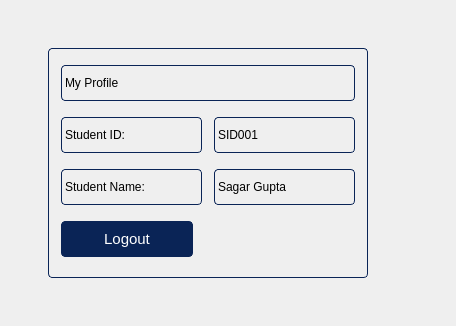
         <widget class="QWidget" name="accountWidget">
          <layout class="QHBoxLayout" name="accountWidgetHL">
           <property name="spacing">
            <number>12</number>
           </property>
           <property name="leftMargin">
            <number>48</number>
           </property>
           <property name="topMargin">
            <number>48</number>
           </property>
           <property name="rightMargin">
            <number>48</number>
           </property>
           <property name="bottomMargin">
            <number>48</number>
           </property>
           <item>
            <widget class="QFrame" name="profileFrame">
             <property name="sizePolicy">
              <sizepolicy hsizetype="Fixed" vsizetype="Fixed">
               <horstretch>0</horstretch>
               <verstretch>0</verstretch>
              </sizepolicy>
             </property>
             <property name="minimumSize">
              <size>
               <width>320</width>
               <height>230</height>
              </size>
             </property>
             <property name="maximumSize">
              <size>
               <width>320</width>
               <height>230</height>
              </size>
             </property>
             <property name="styleSheet">
              <string notr="true">QFrame{
border: 1px solid rgb(10, 36, 86);
border-radius: 4px;
}</string>
             </property>
             <property name="frameShape">
              <enum>QFrame::Shape::StyledPanel</enum>
             </property>
             <property name="frameShadow">
              <enum>QFrame::Shadow::Raised</enum>
             </property>
             <layout class="QVBoxLayout" name="profileFrameVL">
              <property name="spacing">
               <number>12</number>
              </property>
              <property name="leftMargin">
               <number>12</number>
              </property>
              <property name="topMargin">
               <number>12</number>
              </property>
              <property name="rightMargin">
               <number>12</number>
              </property>
              <property name="bottomMargin">
               <number>12</number>
              </property>
              <item>
               <widget class="QLabel" name="myProfileLabel">
                <property name="sizePolicy">
                 <sizepolicy hsizetype="Preferred" vsizetype="Fixed">
                  <horstretch>0</horstretch>
                  <verstretch>0</verstretch>
                 </sizepolicy>
                </property>
                <property name="minimumSize">
                 <size>
                  <width>0</width>
                  <height>36</height>
                 </size>
                </property>
                <property name="maximumSize">
                 <size>
                  <width>16777215</width>
                  <height>36</height>
                 </size>
                </property>
                <property name="text">
                 <string>My Profile</string>
                </property>
               </widget>
              </item>
              <item>
               <layout class="QHBoxLayout" name="studentIdHL">
                <item>
                 <widget class="QLabel" name="studentIdLabel">
                  <property name="sizePolicy">
                   <sizepolicy hsizetype="Preferred" vsizetype="Fixed">
                    <horstretch>0</horstretch>
                    <verstretch>0</verstretch>
                   </sizepolicy>
                  </property>
                  <property name="minimumSize">
                   <size>
                    <width>0</width>
                    <height>36</height>
                   </size>
                  </property>
                  <property name="maximumSize">
                   <size>
                    <width>16777215</width>
                    <height>36</height>
                   </size>
                  </property>
                  <property name="text">
                   <string>Student ID:</string>
                  </property>
                 </widget>
                </item>
                <item>
                 <widget class="QLabel" name="studentIdValue">
                  <property name="sizePolicy">
                   <sizepolicy hsizetype="Preferred" vsizetype="Fixed">
                    <horstretch>0</horstretch>
                    <verstretch>0</verstretch>
                   </sizepolicy>
                  </property>
                  <property name="minimumSize">
                   <size>
                    <width>0</width>
                    <height>36</height>
                   </size>
                  </property>
                  <property name="maximumSize">
                   <size>
                    <width>16777215</width>
                    <height>36</height>
                   </size>
                  </property>
                  <property name="text">
                   <string>SID001</string>
                  </property>
                 </widget>
                </item>
               </layout>
              </item>
              <item>
               <layout class="QHBoxLayout" name="studentNameHL">
                <item>
                 <widget class="QLabel" name="studentNameLabel">
                  <property name="sizePolicy">
                   <sizepolicy hsizetype="Preferred" vsizetype="Fixed">
                    <horstretch>0</horstretch>
                    <verstretch>0</verstretch>
                   </sizepolicy>
                  </property>
                  <property name="minimumSize">
                   <size>
                    <width>0</width>
                    <height>36</height>
                   </size>
                  </property>
                  <property name="maximumSize">
                   <size>
                    <width>16777215</width>
                    <height>36</height>
                   </size>
                  </property>
                  <property name="text">
                   <string>Student Name:</string>
                  </property>
                 </widget>
                </item>
                <item>
                 <widget class="QLabel" name="studentNameValue">
                  <property name="sizePolicy">
                   <sizepolicy hsizetype="Preferred" vsizetype="Fixed">
                    <horstretch>0</horstretch>
                    <verstretch>0</verstretch>
                   </sizepolicy>
                  </property>
                  <property name="minimumSize">
                   <size>
                    <width>0</width>
                    <height>36</height>
                   </size>
                  </property>
                  <property name="maximumSize">
                   <size>
                    <width>16777215</width>
                    <height>36</height>
                   </size>
                  </property>
                  <property name="text">
                   <string>Sagar Gupta</string>
                  </property>
                 </widget>
                </item>
               </layout>
              </item>
              <item>
               <widget class="QPushButton" name="logoutBtn">
                <property name="minimumSize">
                 <size>
                  <width>132</width>
                  <height>36</height>
                 </size>
                </property>
                <property name="maximumSize">
                 <size>
                  <width>132</width>
                  <height>36</height>
                 </size>
                </property>
                <property name="font">
                 <font>
                  <pointsize>11</pointsize>
                  <fontweight>DemiBold</fontweight>
                 </font>
                </property>
                <property name="styleSheet">
                 <string notr="true">QPushButton{
color: rgb(255, 255, 255);
background-color: rgb(10, 36, 86);
border: 1px solid rgb(10, 36, 86);
border-radius: 4px;
}

QPushButton:hover{
color: rgb(255, 255, 255);
background-color: rgb(8, 29, 69);
border: 1px solid rgb(8, 29, 69);
border-radius: 4px;
}</string>
                </property>
                <property name="text">
                 <string>Logout</string>
                </property>
               </widget>
              </item>
             </layout>
            </widget>
           </item>
           <item>
            <spacer name="horizontalSpacer_3">
             <property name="orientation">
              <enum>Qt::Orientation::Horizontal</enum>
             </property>
             <property name="sizeHint" stdset="0">
              <size>
               <width>40</width>
               <height>20</height>
              </size>
             </property>
            </spacer>
           </item>
          </layout>
         </widget>
